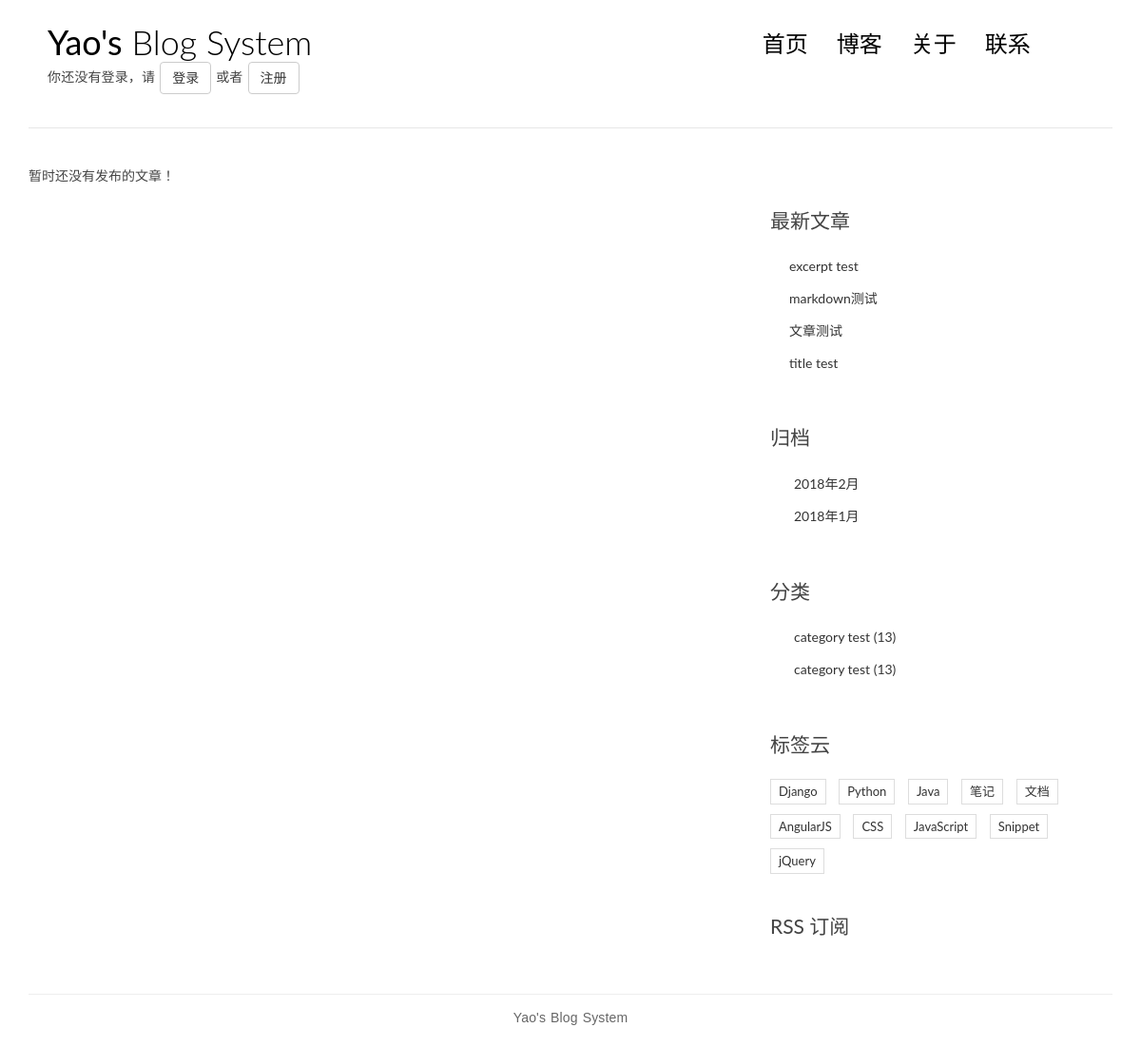
The page /archives/2018/3/ on the database as committed earlier.
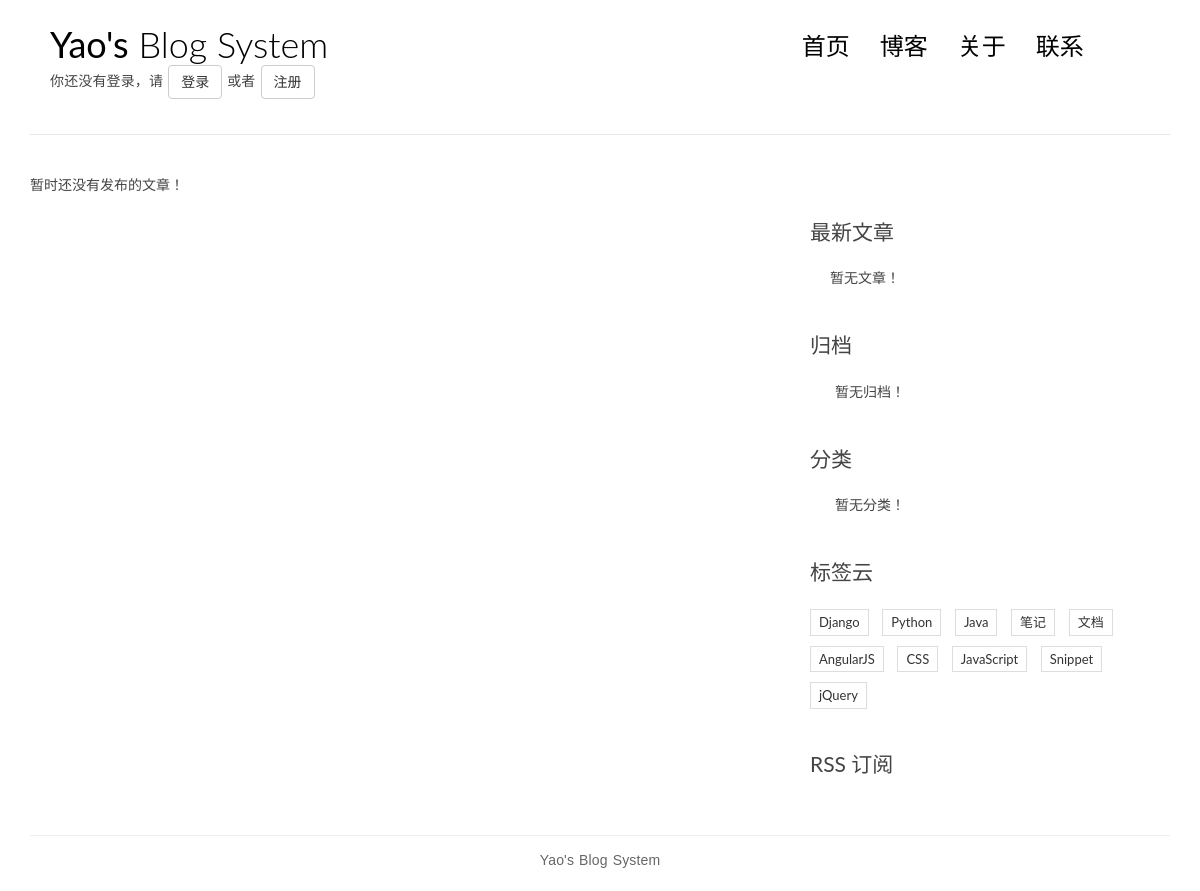
The same page on the database as committed later.
### blog/models.py (models this page shows, shortened)
@python_2_unicode_compatible
class Post(models.Model):
    title = models.CharField(max_length=70)
    body = models.TextField()
    created_time = models.DateTimeField()
    modified_time = models.DateTimeField()
    excerpt = models.CharField(max_length=200, blank=True)
    category = models.ForeignKey(Category, on_delete=models.CASCADE,)
    tags = models.ManyToManyField(Tag, blank=True)
    author = models.ForeignKey(settings.AUTH_USER_MODEL, on_delete=models.CASCADE,)
    views = models.PositiveIntegerField(default=0)
    def get_absolute_url(self):
        return reverse('blog:detail', kwargs={'pk': self.pk})
    class Meta:
        ordering = ['-created_time']

@python_2_unicode_compatible
class Category(models.Model):
    name = models.CharField(max_length=100)

### blog/views.py (the view)
# urls.py: url(r'^archives/(?P<year>[0-9]{4})/(?P<month>[0-9]{1,2})/$', views.ArchivesView.as_view(), name='archives'),
class ArchivesView(ListView):
    model = Post
    template_name = 'index.html'
    context_object_name = 'post_list'
    def get_queryset(self):
        year = self.kwargs.get('year')
        month = self.kwargs.get('month')
        return super(ArchivesView, self).get_queryset().filter(created_time__year=year,
                                    created_time__month=month
                                    )

### blog/templatetags/blog_tags.py (called while the page is built)
@register.simple_tag
def get_recent_posts(num=5):
    return Post.objects.all().order_by('-created_time')[:num]

@register.simple_tag
def archives():
    return Post.objects.dates('created_time', 'month', order='DESC')

@register.simple_tag
def get_categories():
    return Category.objects.all()

### blog/templates/index.html (shortened to what this page needs)
{% extends 'base.html' %}
{% block main %}
    {% for post in post_list %}
        <article class="post post-{{ post.pk }}">
            <header class="entry-header">
                <h1 class="entry-title">
                    <a href="{{ post.get_absolute_url }}">{{ post.title }}</a>
                </h1>
                <div class="entry-meta">
                    <span class="post-category"><a href="#">{{ post.category.name }}</a></span>
                    <span class="post-date"><a href="#"><time class="entry-date" datetime="{{ post.created_time }}">{{ post.created_time }}</time></a></span>
                    <span class="post-author"><a href="{{ post.author.get_absolute_url }}">{{ post.author }}</a></span>
                    <span class="comments-link"><a href="#">{{ post.comment_set.count }} 评论</a></span>
                    <span class="views-count"><a href="#">{{ post.views }} 阅读</a></span>
                </div>
            </header>
            <div class="entry-content clearfix">
              <p>{{ post.excerpt }}</p>
              <div class="read-more cl-effect-14">
                <a href="{{ post.get_absolute_url }}" class="more-link">继续阅读 <span class="meta-nav">→</span></a>
              </div>
            </div>
        </article>
    {% empty %}
        <div class="no-post">暂时还没有发布的文章！</div>
    {% endfor %}
{% endblock main %}

### blog/templates/base.html (shortened to what the changed rows need)
{% load staticfiles %}
{% load blog_tags %}
<!DOCTYPE html>
<html>
<head>
    <link rel="stylesheet" href="{% static 'blog/css/bootstrap.min.css' %}">
    <link rel="stylesheet" href="http://code.ionicframework.com/ionicons/2.0.1/css/ionicons.min.css">
    <link rel="stylesheet" href="{% static 'blog/css/pace.css' %}">
    <link rel="stylesheet" href="{% static 'blog/css/custom.css' %}">
    <link rel="stylesheet" href="{% static 'blog/css/highlights/github.css' %}">
</head>
<body>
<div class="container">
    <header id="site-header">
        <div class="row">
            <div class="col-md-4 col-sm-5 col-xs-8">
                <div class="logo">
                    <h1><a href="{% url 'blog:index' %}"><b>Yao's</b> Blog System</a></h1>
                </div>
            </div>
        </div>
    </header>
</div>
<div class="content-body">
    <div class="container">
        <div class="row">
            <aside class="col-md-4">
                <div class="widget widget-recent-posts">
                    <h3 class="widget-title">最新文章</h3>
                    {% get_recent_posts as recent_post_list %}
                    <ul>
                        {% for post in recent_post_list %}
                        <li>
                            <a href="{{ post.get_absolute_url }}">{{ post.title }}</a>
                        </li>
                        {% empty %}
                        暂无文章！
                        {% endfor %}
                    </ul>
                </div>
                <div class="widget widget-archives">
                    {% archives as date_list %}
                    <h3 class="widget-title">归档</h3>
                    <ul>
                        {% for date in date_list %}
                        <li>
                            <a href="{% url 'blog:archives' date.year date.month %}">{{ date.year }}年{{ date.month }}月</a>
                        </li>
                        {% empty %}
                        暂无归档！
                        {% endfor %}
                    </ul>
                </div>
                <div class="widget widget-category">
                    <h3 class="widget-title">分类</h3>
                    {% get_categories as category_list %}
                    <ul>
                        {% for category in category_list %}
                        <li>
                            <a href="{% url 'blog:category' category.pk %}">{{ category.name }} <span class="post-count">(13)</span></a>
                        </li>
                        {% empty %}
                        暂无分类！
                        {% endfor %}
                    </ul>
                </div>
            </aside>
        </div>
    </div>
</div>
</body>
</html>

Rows that differ between the two databases and show on the page:
removed Post: title "excerpt test"
removed Post: title "markdown测试"
removed Post: title "文章测试"
removed Post: title "title test"
removed Category: name "category test"
removed Category: name "category test"
Other text that changed with them:
text now shown: "暂无文章！ 暂无归档！ 暂无分类！"
list line gone: "2018 年 2 月"
list line gone: "2018 年 1 月"
